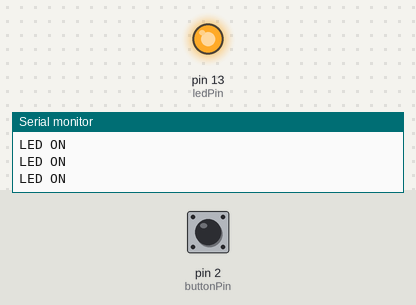
This sketch was run on a simulated Arduino Uno, built with avr-gcc and run on an emulated ATmega328P. Shown: output pins drawn as LEDs (lit = HIGH), the last lines printed to the serial monitor. Inputs (shaded band) come from the test bench; at power-on: pin 2 (buttonPin) HIGH.

Above: at 1.8 s.
1.9 s: pin 2 (buttonPin) pulled LOW for 0.6 s
At 2.25 s:
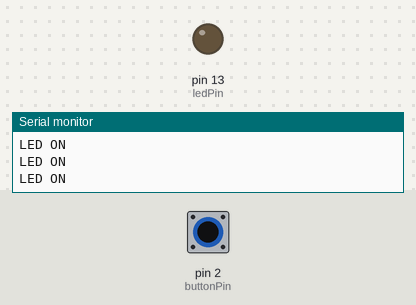
4.0 s: pin 2 (buttonPin) pulled LOW for 3.2 s
At 7.5 s:
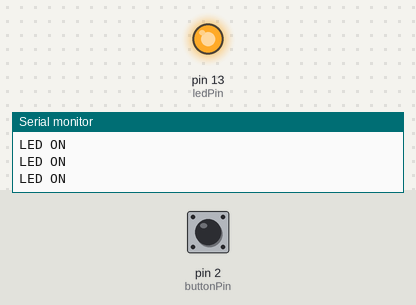
Timing chart, 0 to 9.0 s (numbered marks = the images above; inputs shaded):
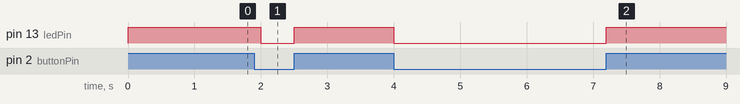

The sketch:

pullupSerialprint.ino
```cpp
const int ledPin = 13;
const int buttonPin = 2;
int buttonState = 0;


void setup() {
  // put your setup code here, to run once:
    // pinMode(LED_BUILTIN, OUTPUT);
    pinMode(ledPin, OUTPUT);
    pinMode(buttonPin, INPUT_PULLUP);
    Serial.begin(9600);
}

void loop() {
  // put your main code here, to run repeatedly:
    buttonState = digitalRead(buttonPin);
    //Serial.println(buttonState);
    //digitalWrite(LED_BUILTIN, HIGH);
if (buttonState == HIGH){
  // 불켜기
    Serial.println("LED ON");
    digitalWrite(ledPin, HIGH);
    delay(500);
}else {
    // 불끄기
    digitalWrite(ledPin, LOW);
    //delay(500);
}

    //digitalWrite(LED_BUILTIN, LOW);
}
```

Measured:
- after the input at 1.9 s, pin 13 (ledPin): HIGH → LOW after 0.10 s, → HIGH 0.50 s later
- after the input at 4.0 s, pin 13 (ledPin): HIGH → LOW at once, → HIGH 3.2 s later
